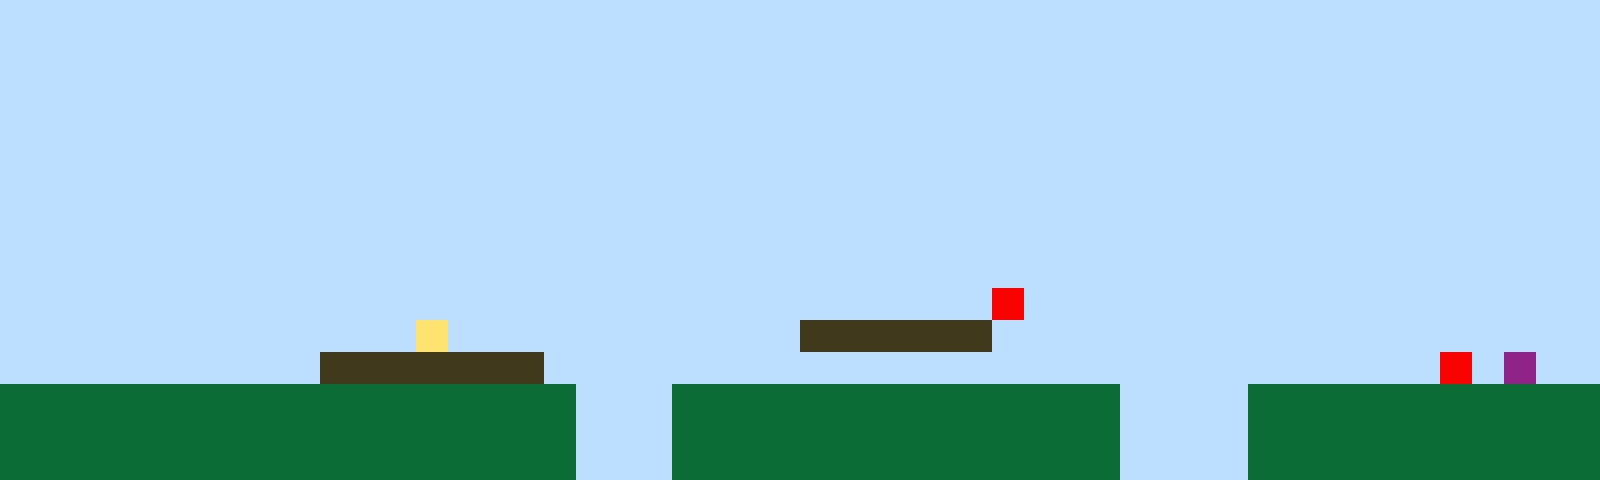

Tiled map render using the project's own tile images. Description and the whole map definition, tile-layer contents included, below:
An orthogonal 50x15 tile map with 32x32 px tiles, 1 tile layer (Tile Layer 1).

<map version="1.10" tiledversion="1.11.2" orientation="orthogonal" renderorder="right-up" width="50" height="15" tilewidth="32" tileheight="32" infinite="0" nextlayerid="2" nextobjectid="1"><editorsettings><export target="map1.csv" format="csv" /></editorsettings><tileset firstgid="1" name="sprites" tilewidth="32" tileheight="32" tilecount="6" columns="3"><image source="sprites.png" width="96" height="64" /></tileset><layer id="1" name="Tile Layer 1" width="50" height="15"><data encoding="csv">1,1,1,1,1,1,1,1,1,1,1,1,1,1,1,1,1,1,1,1,1,1,1,1,1,1,1,1,1,1,1,1,1,1,1,1,1,1,1,1,1,1,1,1,1,1,1,1,1,1,1,1,1,1,1,1,1,1,1,1,1,1,1,1,1,1,1,1,1,1,1,1,1,1,1,1,1,1,1,1,1,1,1,1,1,1,1,1,1,1,1,1,1,1,1,1,1,1,1,1,1,1,1,1,1,1,1,1,1,1,1,1,1,1,1,1,1,1,1,1,1,1,1,1,1,1,1,1,1,1,1,1,1,1,1,1,1,1,1,1,1,1,1,1,1,1,1,1,1,1,1,1,1,1,1,1,1,1,1,1,1,1,1,1,1,1,1,1,1,1,1,1,1,1,1,1,1,1,1,1,1,1,1,1,1,1,1,1,1,1,1,1,1,1,1,1,1,1,1,1,1,1,1,1,1,1,1,1,1,1,1,1,1,1,1,1,1,1,1,1,1,1,1,1,1,1,1,1,1,1,1,1,1,1,1,1,1,1,1,1,1,1,1,1,1,1,1,1,1,1,1,1,1,1,1,1,1,1,1,1,1,1,1,1,1,1,1,1,1,1,1,1,1,1,1,1,1,1,1,1,1,1,1,1,1,1,1,1,1,1,1,1,1,1,1,1,1,1,1,1,1,1,1,1,1,1,1,1,1,1,1,1,1,1,1,1,1,1,1,1,1,1,1,1,1,1,1,1,1,1,1,1,1,1,1,1,1,1,1,1,1,1,1,1,1,1,1,1,1,1,1,1,1,1,1,1,1,1,1,1,1,1,1,1,1,1,1,1,1,1,1,1,1,1,1,1,1,1,1,1,1,1,1,1,1,1,1,1,1,1,1,1,1,1,1,1,1,1,1,1,1,1,1,1,1,1,1,1,1,1,1,1,1,1,1,1,1,1,1,1,1,1,1,1,1,1,1,1,1,1,1,1,1,1,1,1,1,1,1,1,1,1,1,1,1,1,1,1,1,1,1,1,1,1,1,1,1,1,1,1,1,1,1,1,1,1,1,1,1,1,1,1,1,1,1,1,1,1,1,1,1,5,1,1,1,1,1,1,1,1,1,1,1,1,1,1,1,1,1,1,1,1,1,1,1,1,1,1,1,1,1,1,1,4,1,1,1,1,1,1,1,1,1,1,1,3,3,3,3,3,3,1,1,1,1,1,1,1,1,1,1,1,1,1,1,1,1,1,1,1,1,1,1,1,1,1,1,1,1,1,3,3,3,3,3,3,3,1,1,1,1,1,1,1,1,1,1,1,1,1,1,1,1,1,1,1,1,1,1,1,1,1,1,1,1,5,1,6,1,1,2,2,2,2,2,2,2,2,2,2,2,2,2,2,2,2,2,2,1,1,1,2,2,2,2,2,2,2,2,2,2,2,2,2,2,1,1,1,1,2,2,2,2,2,2,2,2,2,2,2,2,2,2,2,2,2,2,2,2,2,2,2,2,2,2,2,2,2,1,1,1,2,2,2,2,2,2,2,2,2,2,2,2,2,2,1,1,1,1,2,2,2,2,2,2,2,2,2,2,2,2,2,2,2,2,2,2,2,2,2,2,2,2,2,2,2,2,2,1,1,1,2,2,2,2,2,2,2,2,2,2,2,2,2,2,1,1,1,1,2,2,2,2,2,2,2,2,2,2,2</data></layer></map>
